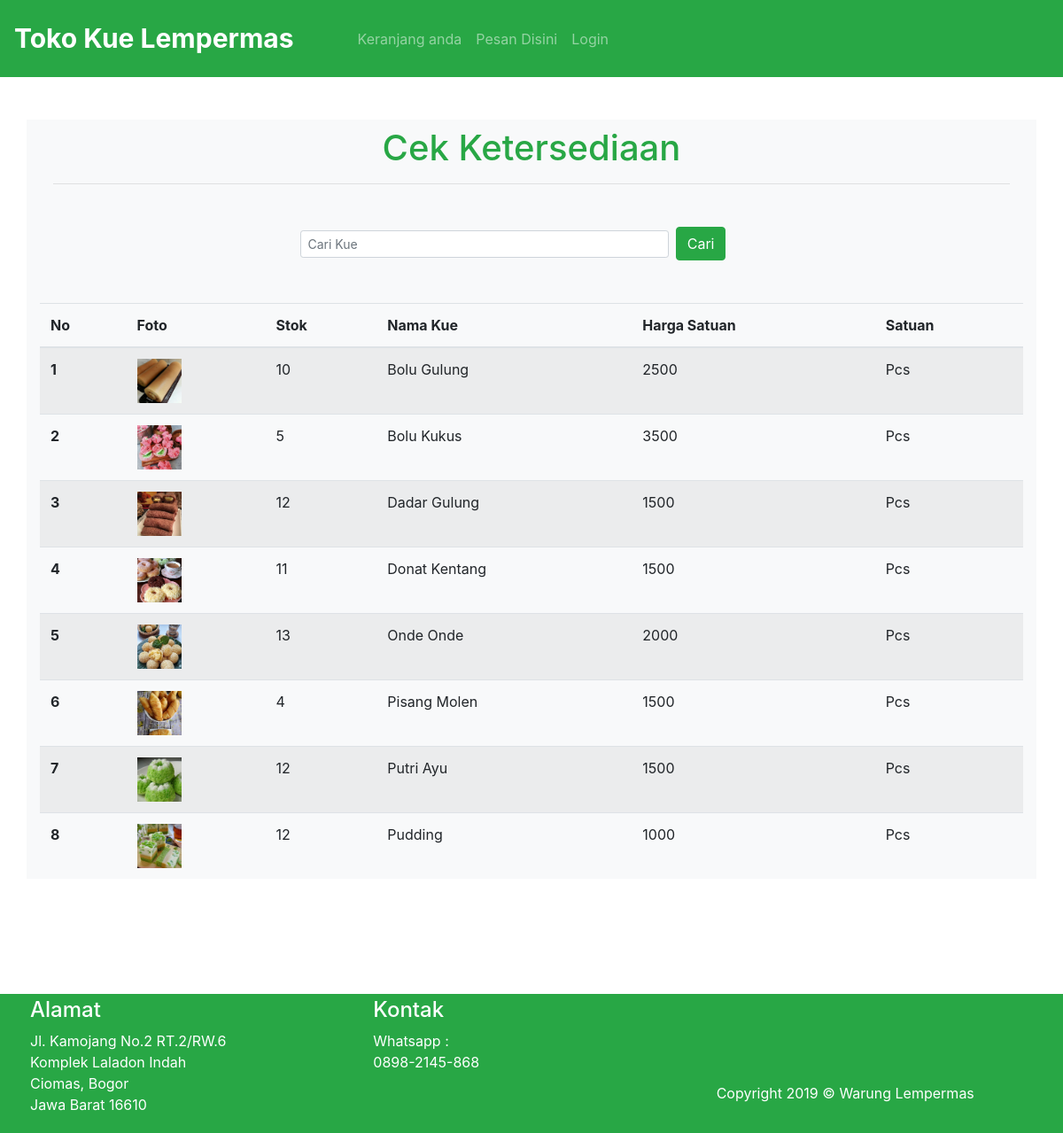
The app's page /cekstok.php with its own data.
### tables this page shows
CREATE TABLE `kuebasah` (
  `id_produk` int(11) NOT NULL,
  `stok` int(11) NOT NULL,
  `nama` varchar(100) NOT NULL,
  `satuan` varchar(100) NOT NULL,
  `harga` int(11) NOT NULL,
  `gambar` varchar(100) NOT NULL
);

### functions.php (called while the page is built, shortened)
<?php
$conn = mysqli_connect("localhost", "root", "", "lempermas");
function query ($query) {
    global $conn;
    $result = mysqli_query($conn, $query);
    $rows = [];
    while ( $row = mysqli_fetch_assoc($result) ) {
        $rows[] = $row;
    }
    return $rows;
}
?>

### cekstok.php (the view, shortened to what this page needs)
<?php
require 'functions.php';
$kuebasah = query("SELECT * FROM kuebasah");
?>
<!doctype html>
<html lang="en">
<head>
    <link rel="stylesheet" href="css/bootstrap.min.css">
    <link rel="stylesheet" href="style/style.css">
</head>
<body>
    <section class="nav">
        <nav class="navbar navbar-expand-lg navbar-dark bg-success w-100 p-3">
            <a class="navbar-brand font-weight-bold" href="index.php">Toko Kue Lempermas</a>
            <div class="collapse navbar-collapse ml-5" id="navbarSupportedContent">
                <ul class="navbar-nav mr-auto">
                    <li class="nav-item">
                        <a class="nav-link" href="keranjang.php">Keranjang anda</a>
                    </li>
                    <li class="nav-item">
                        <a class="nav-link" href="index.php">Pesan Disini</a>
                    </li>
                    <?php if (isset($_SESSION['pelanggan']) OR isset($_SESSION['admin'])) : ?>
                        <li class="nav-item">
                        <a class="nav-link" href="logout.php">Logout</a>
                    </li>
                    <?php else: ?>
                    <li class="nav-item">
                        <a class="nav-link" href="login.php">Login</a>
                    </li>
                    <?php endif ?>
                </ul>
            </div>
        </nav>
    </section>
    <section class="cek">
        <div class="container bg-light mt-5" style="margin-bottom: 130px;">
            <div class="col pt-2 text-center mb-5">
                <h1 class="text-success">Cek Ketersediaan</h1>
                <hr>
            </div>
            <form class="form-inline md-form form-sm mb-5 mt-5 w-50 mx-auto" method="post">
                <input class="form-control form-control-sm ml-3 w-75" type="text" placeholder="Cari Kue"
                    aria-label="Search" name="keyword" autocomplete="off" autofocus>
                <button type="submit" name="cari" class="btn btn-success ml-2">Cari</button>
            </form>
            <table class="table table-striped mb-5 mt-5">
                <thead>
                    <tr>
                        <th scope="col">No</th>
                        <th scope="col">Foto</th>
                        <th scope="col">Stok</th>
                        <th scope="col">Nama Kue</th>
                        <th scope="col">Harga Satuan</th>
                        <th scope="col">Satuan</th>
                    </tr>
                </thead>
                <tbody>
                    <?php $i=1; ?>
                    <?php foreach( $kuebasah as $row ) : ?>
                    <tr>
                        <th scope="row"><?= $i; ?></th>
                        <td><img src="img/<?= $row["gambar"];?>" width="50"></td>
                        <td><?= $row["stok"];?></td>
                        <td><?= $row["nama"];?></td>
                        <td><?= $row["harga"];?></td>
                        <td><?= $row["satuan"];?></td>
                    </tr>
                    <?php $i++; ?>
                    <?php endforeach; ?>
                    </tbody>
            </table>
        </div>
    </section>
    <footer class="bg-success text-white w-100 position-static">
        <div class="container p-1">
            <div class="row">
                <div class="col-sm-4">
                    <h4>Alamat</h4>
                    <p>Jl. Kamojang No.2
                        RT.2/RW.6<br>
                        Komplek Laladon Indah<br>
                        Ciomas, Bogor<br>
                        Jawa Barat 16610</p>
                </div>
                <div class="col-sm-4">
                    <h4>Kontak</h4>
                    <p>
                        Whatsapp :<br>
                        0898-2145-868
                    </p>
                </div>
                <div class="col-sm-4">
                    <p class="mt-5 pt-5">Copyright 2019 &copy; Warung Lempermas</p>
                </div>
            </div>
        </div>
    </footer>
</body>
</html>

### style/style.css (style rules this page uses)
.navbar-brand { font-size: 30px; }

### records on screen
kuebasah: gambar (picture), stok "10", nama "Bolu Gulung", harga "2500", satuan "Pcs"
kuebasah: gambar (picture), stok "5", nama "Bolu Kukus", harga "3500", satuan "Pcs"
kuebasah: gambar (picture), stok "12", nama "Dadar Gulung", harga "1500", satuan "Pcs"
kuebasah: gambar (picture), stok "11", nama "Donat Kentang", harga "1500", satuan "Pcs"
kuebasah: gambar (picture), stok "13", nama "Onde Onde", harga "2000", satuan "Pcs"
kuebasah: gambar (picture), stok "4", nama "Pisang Molen", harga "1500", satuan "Pcs"
kuebasah: gambar (picture), stok "12", nama "Putri Ayu", harga "1500", satuan "Pcs"
kuebasah: gambar (picture), stok "12", nama "Pudding", harga "1000", satuan "Pcs"
